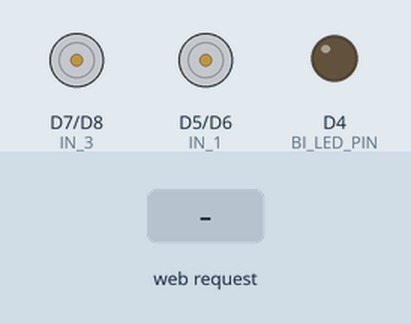
This sketch was run on a simulated ESP8266 (NodeMCU). Shown: motor-driver pin pairs drawn as motors (green arrow = first pin HIGH = forward, orange = second pin HIGH = backward, longer = more drive), output pins drawn as LEDs (lit = HIGH). The inputs (shaded band) are chosen by the test bench. WiFi joins after 1.5 s; servers stay silent unless stated; what the sketch prints to the serial monitor is not drawn.

Above: at 2.7 s.
2.8 s: HTTP request GET /move?dir=F received
At 3.7 s:
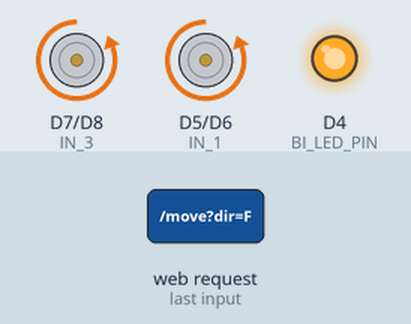
4.3 s: HTTP request GET /move?dir=B received
At 4.8 s:
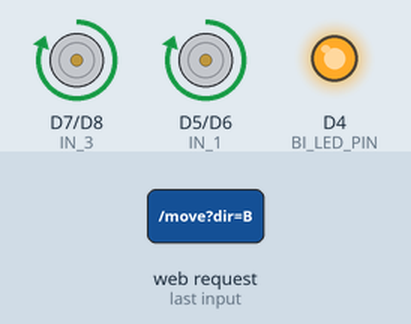
5.8 s: HTTP request GET /move?dir=L received
At 7.0 s:
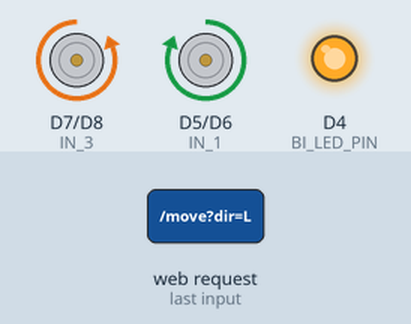
7.3 s: HTTP request GET /move?dir=R received
At 8.3 s:
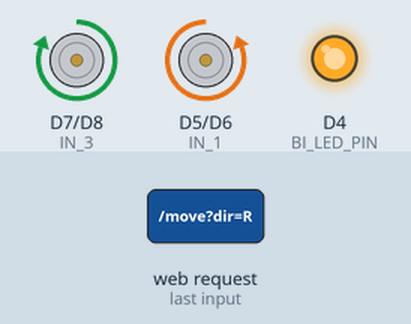
Timing chart, 0 to 9.8 s (numbered marks = the images above; inputs shaded):
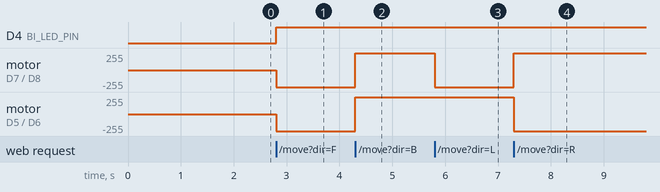

Measured:
- after the input at 2.8 s, D4 (BI_LED_PIN): LOW → HIGH at once; motor on D7 (IN_3) / D8 (IN_4), motor on D5 (IN_1) / D6 (IN_2): stopped → backward 255/255 at once
- after the input at 4.3 s, motor on D7 (IN_3) / D8 (IN_4), motor on D5 (IN_1) / D6 (IN_2): backward 255/255 → forward 255/255 at once
- after the input at 5.8 s, motor on D7 (IN_3) / D8 (IN_4): forward 255/255 → backward 255/255 at once
- after the input at 7.3 s, motor on D7 (IN_3) / D8 (IN_4): backward 255/255 → forward 255/255 at once; motor on D5 (IN_1) / D6 (IN_2): forward 255/255 → backward 255/255 at once

The sketch:

wifi_bot_3.ino
```cpp
#include <ESP8266WiFi.h>
#include <WiFiClient.h>
#include <ESP8266WebServer.h>

const int IN_1 = D5;
const int IN_2 = D6;
const int IN_3 = D7;
const int IN_4 = D8;
const int BI_LED_PIN = D4;

ESP8266WebServer server(80);
String command;
String lastCommand;

void setup() {
	Serial.begin(115200);

	pinMode(IN_1, OUTPUT);
	pinMode(IN_2, OUTPUT);
	pinMode(IN_3, OUTPUT);
	pinMode(IN_4, OUTPUT);
  pinMode(BI_LED_PIN, OUTPUT);
  digitalWrite(BI_LED_PIN, LOW);
	/* Step 1: Configuring ssid and password */
	String ssid = "Supriya_Home";
	String pass = "apazyaea";

	/* Step 2: Creating soft access point */
	Serial.println("Connecting to ");
	Serial.println(ssid);
	WiFi.begin(ssid, pass);
	while (WiFi.status() != WL_CONNECTED)
	{
		delay(500);
		Serial.print(".");
	}
	Serial.println("");
	Serial.println("WiFi connected");

  //Printing IP address
	Serial.print("IP address: ");
	Serial.println(WiFi.localIP());

  /* Step 3: Starting WEB-server  */
	server.on ( "/move", HTTP_handleRoot );
	server.onNotFound ( HTTP_handleRoot );
	server.begin();
}

void loop() {

  server.handleClient();
  command = server.arg("dir");

  if (command == "F") goAhead();
  else if (command == "B") goBack();
  else if (command == "L") goLeft();
  else if (command == "R") goRight();
  else if (command == "S") stopRobot();

}

void goAhead(){
    digitalWrite(IN_1, LOW);
    digitalWrite(IN_2, HIGH);
    digitalWrite(IN_3, LOW);
    digitalWrite(IN_4, HIGH);
    digitalWrite(BI_LED_PIN, HIGH);
}

void goBack(){
    digitalWrite(IN_1, HIGH);
    digitalWrite(IN_2, LOW);
    digitalWrite(IN_3, HIGH);
    digitalWrite(IN_4, LOW);
    digitalWrite(BI_LED_PIN, HIGH);
}

void goRight(){
    digitalWrite(IN_1, LOW);
    digitalWrite(IN_2, HIGH);
    digitalWrite(IN_3, HIGH);
    digitalWrite(IN_4, LOW);
    digitalWrite(BI_LED_PIN, HIGH);
}

void goLeft(){
    digitalWrite(IN_1, HIGH);
    digitalWrite(IN_2, LOW);
    digitalWrite(IN_3, LOW);
    digitalWrite(IN_4, HIGH);
    digitalWrite(BI_LED_PIN, HIGH);
}

void stopRobot(){
    digitalWrite(IN_1, LOW);
    digitalWrite(IN_2, LOW);
    digitalWrite(IN_3, LOW);
    digitalWrite(IN_4, LOW);
    digitalWrite(BI_LED_PIN, LOW);
}

void HTTP_handleRoot(void) {

  if( server.hasArg("dir") ){
         Serial.println(server.arg("dir"));
    }
    server.send ( 200, "text/html", "" );
    delay(1);
}

/* WiFi connection realted functions
==============START============= */

boolean setupWifiAP(String sid, String pass){

  IPAddress apIP(192, 168, 0, 1);
  WiFi.mode(WIFI_AP_STA);
  WiFi.softAPConfig(apIP, apIP, IPAddress(255, 255, 255, 0));
  WiFi.softAP(sid, pass);
  IPAddress myIP = WiFi.softAPIP();
}
/* WiFi connection realted functions
===============END============== */
```
